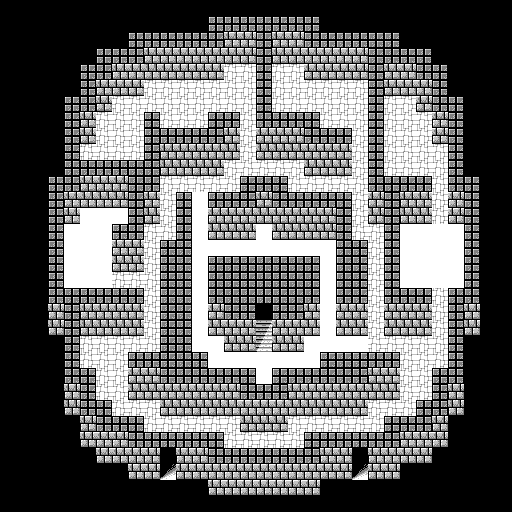

Rendered tile map (Tiled .tmx) drawn with the repository's tilesets; below, a short description and the map source with its tile grids summarised:
An orthogonal 32x32 tile map with 16x16 px tiles, 4 tile layers (Tile Layer 1, Tile Layer 2, Tile Layer 3, Tile Layer 4), 2 tilesets and 9 objects (3x Chest, 3x Event, 2x Door, Ceiling).

<map version="1.2" tiledversion="1.3.1" orientation="orthogonal" renderorder="right-down" compressionlevel="0" width="32" height="32" tilewidth="16" tileheight="16" infinite="0" nextlayerid="6" nextobjectid="12">
 <properties>
  <property name="bgm" value="minor_dungeon" />
  <property name="encounter" value="encounterset_level00_danger03" />
  <property name="name" value="Airseed Shrine" />
 </properties>
 <tileset firstgid="1" source="../tilesets/lower.tsx" />
 <tileset firstgid="176" source="../tilesets/upper.tsx" />
 <layer id="1" name="Tile Layer 1" width="32" height="32">
  <properties>
   <property name="z" value="0" />
  </properties>
  <data>[1024 cells, 694 non-empty, 8 distinct tile ids]</data>
 </layer>
 <layer id="2" name="Tile Layer 2" width="32" height="32">
  <properties>
   <property name="z" value=".5" />
  </properties>
  <data>[1024 cells, 0 non-empty, 0 distinct tile ids]</data>
 </layer>
 <objectgroup id="3" name="Object Layer 1">
  <object id="1" name="chest" type="Chest" x="400" y="144" width="16" height="16">
   <properties>
    <property name="item" value="hand_bronze" />
   </properties>
  </object>
  <object id="2" name="tele" type="Event" x="160" y="448" width="16" height="16">
   <properties>
    <property name="onCollide" value="teleport('world1/shrine01.tmx', 21, 26)" />
   </properties>
  </object>
  <object id="3" name="tele" type="Event" x="352" y="448" width="16" height="16">
   <properties>
    <property name="onCollide" value="teleport('world1/shrine01.tmx', 29, 26)" />
   </properties>
  </object>
  <object id="5" name="room" type="Ceiling" x="64" y="288">
   <properties>
    <property name="roofID" value="3" />
    <property name="roofTileset" value="lower" />
   </properties>
   <polygon points="0,0 64,0 64,-48 80,-48 80,-160 288,-160 288,-144 320,-144 320,16 400,16 400,-256 0,-256" />
  </object>
  <object id="6" name="door" type="Door" x="240" y="144" width="16" height="16">
   <properties>
    <property name="appearance" value="anim_bars" />
    <property name="keyItem" value="key_shrineKey" />
   </properties>
  </object>
  <object id="8" name="chest" type="Chest" x="320" y="80" width="16" height="16">
   <properties>
    <property name="item" value="body_bronze" />
   </properties>
  </object>
  <object id="9" name="tele" type="Event" x="256" y="304" width="16" height="16">
   <properties>
    <property name="onCollide" value="teleport('world1/shrine03.tmx', 16, 16)" />
   </properties>
  </object>
  <object id="10" name="door" type="Door" x="352" y="160" width="16" height="16">
   <properties>
    <property name="appearance" value="anim_bars" />
    <property name="keyItem" value="key_shrineKey" />
   </properties>
  </object>
  <object id="11" name="chest" type="Chest" x="112" y="128" width="16" height="16">
   <properties>
    <property name="item" value="item_agi24" />
   </properties>
  </object>
 </objectgroup>
 <layer id="4" name="Tile Layer 3" width="32" height="32">
  <properties>
   <property name="z" value="2" />
  </properties>
  <data>[1024 cells, 14 non-empty, 4 distinct tile ids]</data>
 </layer>
 <layer id="5" name="Tile Layer 4" width="32" height="32">
  <properties>
   <property name="z" value="2.5" />
  </properties>
  <data>[1024 cells, 4 non-empty, 2 distinct tile ids]</data>
 </layer>
</map>
